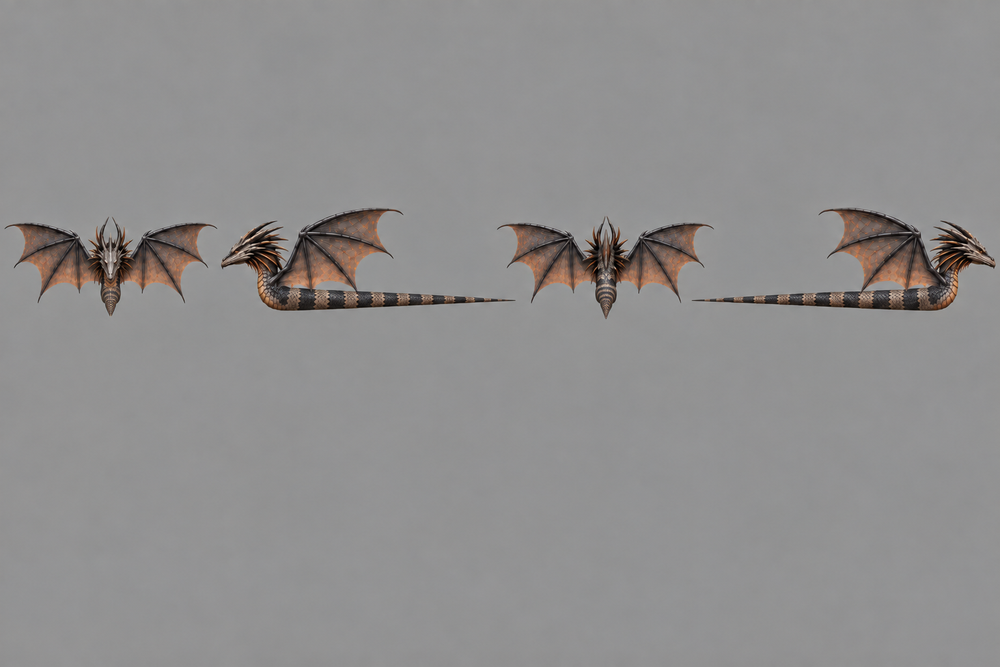
#> input picture artifacts/dragon-options/ashcoil-turnaround.png, 1000 x 667 px, shrunk from 1536 x 1024 before the run
$ python split_turnaround.py ../artifacts/dragon-options/ashcoil-turnaround.png --out out
#> lines starting #> are read from the running program, lines starting #| are printed output that depends on the picture; after the words box and inside, x2 and y2 are one past the last pixel; in counts of white or black regions, pixels touching at a corner belong together
#!/usr/bin/env python3
"""Split a four-panel turnaround into the plates the Hunyuan one-shot wants.

    python3 tools/split_turnaround.py artifacts/dragon-options/ashcoil-turnaround.png \
        --out artifacts/dragon-options/ashcoil-views

The generator lays a turnaround out as front, left, back, right at one scale on
one flat background, but the panels are not equal quarters -- a long-bodied
animal's profile is three times the width of its front view -- so slicing at
width/4 clips tails and wingtips. Splitting on empty columns does not work
either: on a serpent turnaround one view's tail tip reaches *past* the next
view's wingtip, so the panels overlap in x with no blank column between them.

So this labels connected components instead. Each animal is one blob, which
gives an exact bounding box per view, and any part of a *neighbouring* view
that reaches into that box is repainted with the background colour -- otherwise
the plate would carry a floating tail tip that Hunyuan's subject segmentation
could latch onto.

Output names follow the one-shot's slot order (tools/hunyuan_oneshot.md,
artifacts/dragon-options/README.md): 1-front, 2-back, 3-left, 4-right. The
panels are *drawn* front, left, back, right, so 2 and 3 swap when named. The
background is deliberately left in -- Hunyuan segments the subject itself, and
the RGBA cutouts the local pipeline needs are wasted work here.

Asserts it found exactly four panels rather than writing whatever it found: a
silent miscount hands the generator a plate with two animals on it.
"""
import argparse
import pathlib
import sys

import numpy as np
from PIL import Image

# Panel order as drawn, left to right, mapped to the upload slot names. A fifth
# panel is a top-down of the same pose; note that a top plate is NOT wanted for
# a normal one-shot -- see "Four views beat five" in docs/MODEL_GENERATION.md --
# so five is for the experiment that measures it, not the default.
PANEL_NAMES = ['1-front', '3-left', '2-back', '4-right', '5-top']


def row_runs(row):
    """[(start, end_inclusive)] for each True run in a boolean row."""
    edges = np.flatnonzero(np.diff(np.concatenate(([False], row, [False]))))
    return list(zip(edges[0::2], edges[1::2] - 1))


def components(mask):
    """Label 8-connected components run by run. Returns [(count, bbox, runs)]."""
    parent = []

    def find(a):
        while parent[a] != a:
            parent[a] = parent[parent[a]]
            a = parent[a]
        return a

    def union(a, b):
        ra, rb = find(a), find(b)
        if ra != rb:
            parent[max(ra, rb)] = min(ra, rb)

    labelled = []          # (y, x0, x1, label)
    prev = []              # runs of the previous row as (x0, x1, label)
    for y in range(mask.shape[0]):
        cur = []
        for x0, x1 in row_runs(mask[y]):
            lab = None
            for px0, px1, plab in prev:
                if px0 <= x1 + 1 and x0 <= px1 + 1:      # 8-connected overlap
                    if lab is None:
                        lab = find(plab)
                    else:
                        union(lab, plab)
            if lab is None:
                lab = len(parent)
                parent.append(lab)
            cur.append((x0, x1, lab))
            labelled.append((y, x0, x1, lab))
        prev = cur

    merged = {}
    for y, x0, x1, lab in labelled:
        root = find(lab)
        count, bx0, by0, bx1, by1, runs = merged.get(
            root, (0, mask.shape[1], mask.shape[0], -1, -1, []))
        merged[root] = (count + (x1 - x0 + 1), min(bx0, x0), min(by0, y),
                        max(bx1, x1), max(by1, y), runs + [(y, x0, x1)])
    return [(c, (bx0, by0, bx1, by1), runs)
            for c, bx0, by0, bx1, by1, runs in merged.values()]


ap = argparse.ArgumentParser()
ap.add_argument('image', help='the four-panel turnaround PNG')
ap.add_argument('--out', required=True, help='directory to write the four plates into')
ap.add_argument('--threshold', type=int, default=14,
                help='per-channel deviation from the background that counts as subject')
ap.add_argument('--pad', type=float, default=0.06,
                help='padding around each subject, as a fraction of its larger side')
ap.add_argument('--panels', type=int, default=4, choices=(4, 5),
                help='how many views the turnaround holds (default 4)')
args = ap.parse_args()

img = Image.open(args.image).convert('RGB')
#> img is the input picture: PIL image 1000x667 RGB; mean R, G, B 143.6, 142.3, 142.2
px = np.asarray(img).astype(np.int16)
h, w, _ = px.shape
#> h = 667; w = 1000

# Most of the frame is background, so its median is the background colour.
bg = np.median(px.reshape(-1, 3), axis=0)
#> bg = [146, 146, 147]
mask = np.abs(px - bg).max(axis=2) > args.threshold
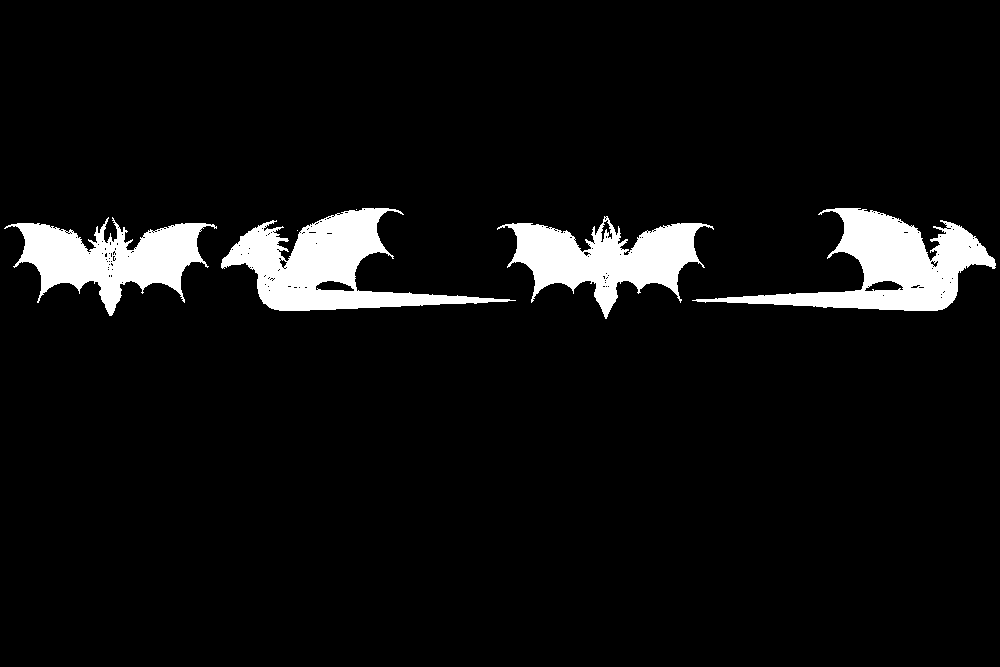
#> mask: shape (667, 1000) bool; 6.3% white; 6 white regions (2 under 20 px), largest, box (x1, y1, x2, y2) and area: (221, 208, 516, 311) 11574, (692, 208, 996, 311) 11543, (497, 216, 714, 319) 9710, (4, 217, 217, 316) 9450

want = args.panels
comps = sorted(components(mask), key=lambda c: -c[0])
#> comps = 6 items
if len(comps) < want:
    print(f'FAIL {args.image}: {len(comps)} components, expected at least {want}',
          file=sys.stderr)
    sys.exit(1)

# The four animals dwarf any speck of compression noise; check that, rather
# than trusting the sort, so a turnaround where two views actually touch is
# caught here instead of downstream in the generator.
panels = comps[:want]
#> panels = 4 items
if len(comps) > want and comps[want][0] * 8 > panels[want - 1][0]:
    print(f'FAIL {args.image}: component {want + 1} has {comps[want][0]} px against '
          f'panel {want}\'s {panels[want - 1][0]} -- the panels did not separate cleanly',
          file=sys.stderr)
    sys.exit(1)

panels.sort(key=lambda c: c[1][0])       # left to right, as drawn

# Paint every panel's own pixels white in its own stencil, so a crop can erase
# whatever belongs to a neighbour.
own = np.zeros((len(panels), h, w), dtype=bool)
for i, (_, _, runs) in enumerate(panels):
    for y, x0, x1 in runs:
        own[i, y, x0:x1 + 1] = True
#> this loop made 4 passes

out = pathlib.Path(args.out)
out.mkdir(parents=True, exist_ok=True)

for i, ((count, (x0, y0, x1, y1), _), name) in enumerate(zip(panels, PANEL_NAMES[:want])):
    pad = int(round(args.pad * max(x1 - x0, y1 - y0)))
    bx0, by0 = max(0, x0 - pad), max(0, y0 - pad)
    bx1, by1 = min(w, x1 + 1 + pad), min(h, y1 + 1 + pad)

    plate = px[by0:by1, bx0:bx1].copy()
    intruder = mask[by0:by1, bx0:bx1] & ~own[i, by0:by1, bx0:bx1]
    erased = int(intruder.sum())
    plate[intruder] = bg

    Image.fromarray(plate.astype(np.uint8)).save(out / f'{name}.png')
    print(f'{out / f"{name}.png"}  {bx1 - bx0}x{by1 - by0}  '
          f'subject {count} px, erased {erased} px of neighbours')
#> this loop made 4 passes
#> (count, x0, y0, x1, y1, name, pad, bx0) on passes 1 to 4: (9450, 4, 217, 216, 315, '1-front', 13, 0), (11574, 221, 208, 515, 310, '3-left', 18, 203), (9710, 497, 216, 713, 318, '2-back', 13, 484), (11543, 692, 208, 995, 310, '4-right', 18, 674)
#| out/1-front.png  230x125  subject 9450 px, erased 96 px of neighbours
#| out/3-left.png  331x139  subject 11574 px, erased 938 px of neighbours
#| out/2-back.png  243x129  subject 9710 px, erased 204 px of neighbours
#| out/4-right.png  326x139  subject 11543 px, erased 1115 px of neighbours
#> pass 1, `plate = px[by0:by1, bx0:bx1].copy()`:
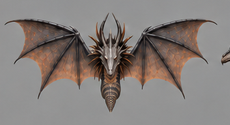
#> plate: shape (125, 230, 3) int16; mean R, G, B 133.6, 126.5, 123
#> pass 1, `intruder = mask[by0:by1, bx0:bx1] & ~own[i, by0:by1, bx0:bx1]`:
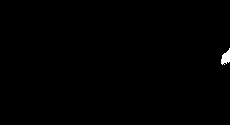
#> intruder: shape (125, 230) bool; 0.33% white; 1 white region, box (x1, y1, x2, y2) and area: (221, 48, 230, 65) 96
#> pass 1, `Image.fromarray(plate.astype(np.uint8)).save(out / f'{name}.png')`:
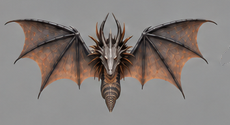
#> saved as 1-front.png: PIL image 230x125 RGB; mean R, G, B 133.8, 126.6, 123.2
#> pass 2, `plate = px[by0:by1, bx0:bx1].copy()`:
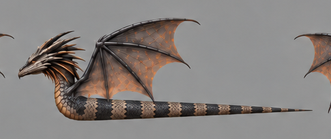
#> plate: shape (139, 331, 3) int16; mean R, G, B 134.5, 129.3, 126.8
#> after the loop:
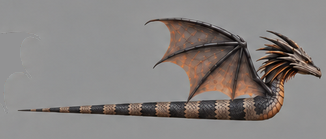
#> plate: shape (139, 326, 3) int16; mean R, G, B 134.8, 130.1, 127.9
